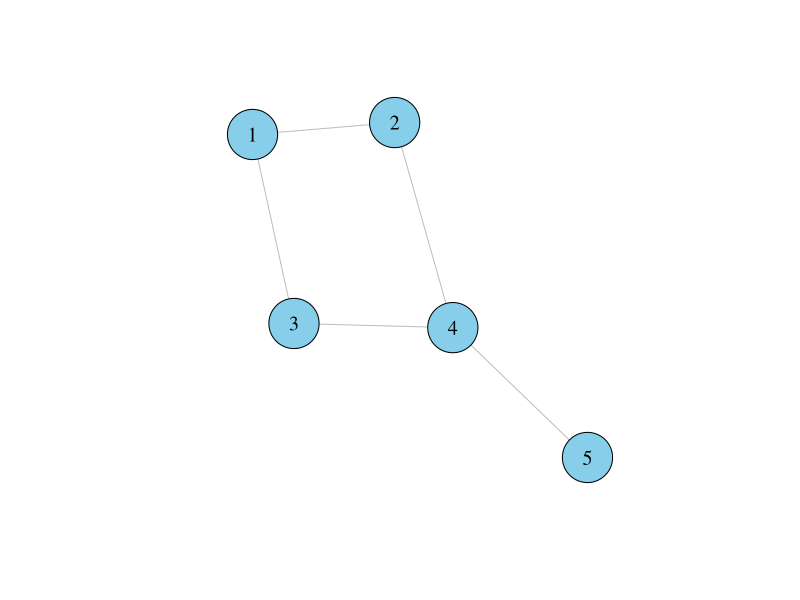
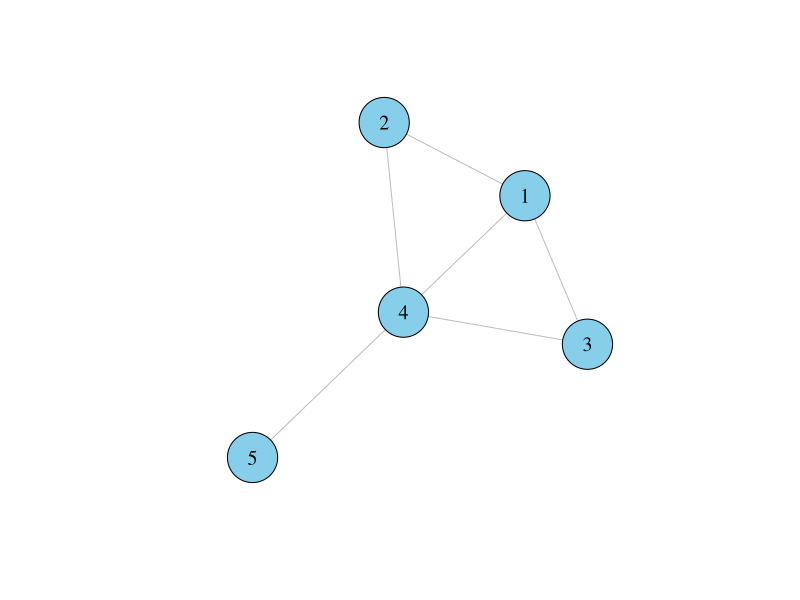

Write R code to recreate these figures, in order.
# Install the package
install.packages("igraph")

# Load the igraph package
library(igraph)

# a) Create graph and get adjacency list
create_graph <- function(edges, num_vertices) {
  g <- graph(edges = edges, n = num_vertices, directed = FALSE)
  print(g)
  adj_list <- as_adj_list(g, mode = "all")
  print(adj_list)
  return(g)
}

# b) Function to add an edge between two vertices
add_edge <- function(graph, u, v) {
  graph <- add_edges(graph, c(u, v))
  adj_list <- as_adj_list(graph, mode = "all")
  print(adj_list)
  return(graph)
}

# c) DFS traversal function
perform_dfs <- function(graph, start_vertex) {
  dfs_result <- dfs(graph, root = start_vertex, unreachable = FALSE)
  print(dfs_result$order)
  return(dfs_result$order)
}

# Plotting function
plot_graph <- function(graph) {
  plot(
    graph,
    vertex.color = "skyblue",
    vertex.size = 30,
    vertex.label.color = "black",
    vertex.label.cex = 1.2,
    edge.color = "gray",
    layout = layout_with_fr  # Fruchterman-Reingold layout for a balanced look
  )
}

# Example Usage
edges <- c(1, 2, 1, 3, 2, 4, 3, 4, 4, 5)
num_vertices <- 5
graph <- create_graph(edges, num_vertices)
graph <- add_edge(graph, 1, 4)
dfs_order <- perform_dfs(graph, start_vertex = 1)

# Plot the graph
plot_graph(create_graph(edges,num_vertices))
plot_graph(graph)
